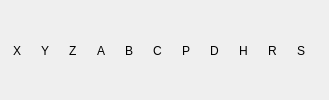
        <widget class="QFrame" name="frmLedsLimites">
         <property name="frameShape">
          <enum>QFrame::NoFrame</enum>
         </property>
         <property name="frameShadow">
          <enum>QFrame::Raised</enum>
         </property>
         <layout class="QHBoxLayout" name="horizontalLayout_24">
          <property name="spacing">
           <number>0</number>
          </property>
          <property name="leftMargin">
           <number>0</number>
          </property>
          <property name="topMargin">
           <number>2</number>
          </property>
          <property name="rightMargin">
           <number>0</number>
          </property>
          <property name="bottomMargin">
           <number>0</number>
          </property>
          <item>
           <spacer name="horizontalSpacer">
            <property name="orientation">
             <enum>Qt::Horizontal</enum>
            </property>
            <property name="sizeHint" stdset="0">
             <size>
              <width>13</width>
              <height>20</height>
             </size>
            </property>
           </spacer>
          </item>
          <item>
           <widget class="QLabel" name="lblLedX">
            <property name="frameShape">
             <enum>QFrame::NoFrame</enum>
            </property>
            <property name="frameShadow">
             <enum>QFrame::Plain</enum>
            </property>
            <property name="lineWidth">
             <number>1</number>
            </property>
            <property name="text">
             <string notr="true">X</string>
            </property>
           </widget>
          </item>
          <item>
           <widget class="cnLed" name="cnLedX">
            <property name="maximumSize">
             <size>
              <width>20</width>
              <height>20</height>
             </size>
            </property>
            <property name="toolTip">
             <string>Limite X</string>
            </property>
            <property name="text">
             <string notr="true"/>
            </property>
            <property name="pixmap">
             <pixmap resource="cn5X.qrc">:/cn5X/images/ledRougeEteinte.svg</pixmap>
            </property>
            <property name="scaledContents">
             <bool>true</bool>
            </property>
           </widget>
          </item>
          <item>
           <spacer name="horizontalSpacer_9">
            <property name="orientation">
             <enum>Qt::Horizontal</enum>
            </property>
            <property name="sizeHint" stdset="0">
             <size>
              <width>13</width>
              <height>20</height>
             </size>
            </property>
           </spacer>
          </item>
          <item>
           <widget class="QLabel" name="lblLedY">
            <property name="text">
             <string notr="true">Y</string>
            </property>
           </widget>
          </item>
          <item>
           <widget class="cnLed" name="cnLedY">
            <property name="maximumSize">
             <size>
              <width>20</width>
              <height>20</height>
             </size>
            </property>
            <property name="toolTip">
             <string>Limite Y</string>
            </property>
            <property name="text">
             <string notr="true"/>
            </property>
            <property name="pixmap">
             <pixmap resource="cn5X.qrc">:/cn5X/images/ledRougeEteinte.svg</pixmap>
            </property>
            <property name="scaledContents">
             <bool>true</bool>
            </property>
           </widget>
          </item>
          <item>
           <spacer name="horizontalSpacer_10">
            <property name="orientation">
             <enum>Qt::Horizontal</enum>
            </property>
            <property name="sizeHint" stdset="0">
             <size>
              <width>13</width>
              <height>20</height>
             </size>
            </property>
           </spacer>
          </item>
          <item>
           <widget class="QLabel" name="lblLedZ">
            <property name="text">
             <string notr="true">Z</string>
            </property>
           </widget>
          </item>
          <item>
           <widget class="cnLed" name="cnLedZ">
            <property name="maximumSize">
             <size>
              <width>20</width>
              <height>20</height>
             </size>
            </property>
            <property name="toolTip">
             <string>Limite Z</string>
            </property>
            <property name="text">
             <string notr="true"/>
            </property>
            <property name="pixmap">
             <pixmap resource="cn5X.qrc">:/cn5X/images/ledRougeEteinte.svg</pixmap>
            </property>
            <property name="scaledContents">
             <bool>true</bool>
            </property>
           </widget>
          </item>
          <item>
           <spacer name="horizontalSpacer_11">
            <property name="orientation">
             <enum>Qt::Horizontal</enum>
            </property>
            <property name="sizeHint" stdset="0">
             <size>
              <width>13</width>
              <height>20</height>
             </size>
            </property>
           </spacer>
          </item>
          <item>
           <widget class="QLabel" name="lblLedA">
            <property name="text">
             <string notr="true">A</string>
            </property>
           </widget>
          </item>
          <item>
           <widget class="cnLed" name="cnLedA">
            <property name="maximumSize">
             <size>
              <width>20</width>
              <height>20</height>
             </size>
            </property>
            <property name="toolTip">
             <string>Limite A</string>
            </property>
            <property name="text">
             <string notr="true"/>
            </property>
            <property name="pixmap">
             <pixmap resource="cn5X.qrc">:/cn5X/images/ledRougeEteinte.svg</pixmap>
            </property>
            <property name="scaledContents">
             <bool>true</bool>
            </property>
            <property name="ledStatus" stdset="0">
             <bool>false</bool>
            </property>
           </widget>
          </item>
          <item>
           <spacer name="horizontalSpacer_12">
            <property name="orientation">
             <enum>Qt::Horizontal</enum>
            </property>
            <property name="sizeHint" stdset="0">
             <size>
              <width>13</width>
              <height>20</height>
             </size>
            </property>
           </spacer>
          </item>
          <item>
           <widget class="QLabel" name="lblLedB">
            <property name="text">
             <string notr="true">B</string>
            </property>
           </widget>
          </item>
          <item>
           <widget class="cnLed" name="cnLedB">
            <property name="maximumSize">
             <size>
              <width>20</width>
              <height>20</height>
             </size>
            </property>
            <property name="toolTip">
             <string>Limite B</string>
            </property>
            <property name="text">
             <string notr="true"/>
            </property>
            <property name="pixmap">
             <pixmap resource="cn5X.qrc">:/cn5X/images/ledRougeEteinte.svg</pixmap>
            </property>
            <property name="scaledContents">
             <bool>true</bool>
            </property>
           </widget>
          </item>
          <item>
           <spacer name="horizontalSpacer_13">
            <property name="orientation">
             <enum>Qt::Horizontal</enum>
            </property>
            <property name="sizeHint" stdset="0">
             <size>
              <width>13</width>
              <height>20</height>
             </size>
            </property>
           </spacer>
          </item>
          <item>
           <widget class="QLabel" name="lblLedC">
            <property name="text">
             <string notr="true">C</string>
            </property>
           </widget>
          </item>
          <item>
           <widget class="cnLed" name="cnLedC">
            <property name="maximumSize">
             <size>
              <width>20</width>
              <height>20</height>
             </size>
            </property>
            <property name="toolTip">
             <string>Limite C</string>
            </property>
            <property name="text">
             <string notr="true"/>
            </property>
            <property name="pixmap">
             <pixmap resource="cn5X.qrc">:/cn5X/images/ledRougeEteinte.svg</pixmap>
            </property>
            <property name="scaledContents">
             <bool>true</bool>
            </property>
           </widget>
          </item>
          <item>
           <spacer name="horizontalSpacer_14">
            <property name="orientation">
             <enum>Qt::Horizontal</enum>
            </property>
            <property name="sizeHint" stdset="0">
             <size>
              <width>13</width>
              <height>20</height>
             </size>
            </property>
           </spacer>
          </item>
          <item>
           <widget class="QLabel" name="lblLedP">
            <property name="text">
             <string notr="true">P</string>
            </property>
           </widget>
          </item>
          <item>
           <widget class="cnLed" name="cnLedP">
            <property name="maximumSize">
             <size>
              <width>20</width>
              <height>20</height>
             </size>
            </property>
            <property name="toolTip">
             <string notr="true">Probe</string>
            </property>
            <property name="text">
             <string notr="true"/>
            </property>
            <property name="pixmap">
             <pixmap resource="cn5X.qrc">:/cn5X/images/ledRougeEteinte.svg</pixmap>
            </property>
            <property name="scaledContents">
             <bool>true</bool>
            </property>
           </widget>
          </item>
          <item>
           <spacer name="horizontalSpacer_15">
            <property name="orientation">
             <enum>Qt::Horizontal</enum>
            </property>
            <property name="sizeHint" stdset="0">
             <size>
              <width>13</width>
              <height>20</height>
             </size>
            </property>
           </spacer>
          </item>
          <item>
           <widget class="QLabel" name="lblLedD">
            <property name="text">
             <string notr="true">D</string>
            </property>
           </widget>
          </item>
          <item>
           <widget class="cnLed" name="cnLedD">
            <property name="maximumSize">
             <size>
              <width>20</width>
              <height>20</height>
             </size>
            </property>
            <property name="toolTip">
             <string notr="true">Door</string>
            </property>
            <property name="text">
             <string notr="true"/>
            </property>
            <property name="pixmap">
             <pixmap resource="cn5X.qrc">:/cn5X/images/ledRougeEteinte.svg</pixmap>
            </property>
            <property name="scaledContents">
             <bool>true</bool>
            </property>
           </widget>
          </item>
          <item>
           <spacer name="horizontalSpacer_16">
            <property name="orientation">
             <enum>Qt::Horizontal</enum>
            </property>
            <property name="sizeHint" stdset="0">
             <size>
              <width>13</width>
              <height>20</height>
             </size>
            </property>
           </spacer>
          </item>
          <item>
           <widget class="QLabel" name="lblLedH">
            <property name="text">
             <string notr="true">H</string>
            </property>
           </widget>
          </item>
          <item>
           <widget class="cnLed" name="cnLedH">
            <property name="maximumSize">
             <size>
              <width>20</width>
              <height>20</height>
             </size>
            </property>
            <property name="toolTip">
             <string notr="true">Hold</string>
            </property>
            <property name="text">
             <string notr="true"/>
            </property>
            <property name="pixmap">
             <pixmap resource="cn5X.qrc">:/cn5X/images/ledRougeEteinte.svg</pixmap>
            </property>
            <property name="scaledContents">
             <bool>true</bool>
            </property>
           </widget>
          </item>
          <item>
           <spacer name="horizontalSpacer_17">
            <property name="orientation">
             <enum>Qt::Horizontal</enum>
            </property>
            <property name="sizeHint" stdset="0">
             <size>
              <width>13</width>
              <height>20</height>
             </size>
            </property>
           </spacer>
          </item>
          <item>
           <widget class="QLabel" name="lblLedR">
            <property name="text">
             <string notr="true">R</string>
            </property>
           </widget>
          </item>
          <item>
           <widget class="cnLed" name="cnLedR">
            <property name="maximumSize">
             <size>
              <width>20</width>
              <height>20</height>
             </size>
            </property>
            <property name="toolTip">
             <string notr="true">soft Reset</string>
            </property>
            <property name="text">
             <string notr="true"/>
            </property>
            <property name="pixmap">
             <pixmap resource="cn5X.qrc">:/cn5X/images/ledRougeEteinte.svg</pixmap>
            </property>
            <property name="scaledContents">
             <bool>true</bool>
            </property>
           </widget>
          </item>
          <item>
           <spacer name="horizontalSpacer_18">
            <property name="orientation">
             <enum>Qt::Horizontal</enum>
            </property>
            <property name="sizeHint" stdset="0">
             <size>
              <width>13</width>
              <height>20</height>
             </size>
            </property>
           </spacer>
          </item>
          <item>
           <widget class="QLabel" name="lblLedS">
            <property name="text">
             <string notr="true">S</string>
            </property>
           </widget>
          </item>
          <item>
           <widget class="cnLed" name="cnLedS">
            <property name="maximumSize">
             <size>
              <width>20</width>
              <height>20</height>
             </size>
            </property>
            <property name="toolTip">
             <string notr="true">cycle Start</string>
            </property>
            <property name="text">
             <string notr="true"/>
            </property>
            <property name="pixmap">
             <pixmap resource="cn5X.qrc">:/cn5X/images/ledRougeEteinte.svg</pixmap>
            </property>
            <property name="scaledContents">
             <bool>true</bool>
            </property>
           </widget>
          </item>
          <item>
           <spacer name="horizontalSpacer_7">
            <property name="orientation">
             <enum>Qt::Horizontal</enum>
            </property>
            <property name="sizeHint" stdset="0">
             <size>
              <width>17</width>
              <height>20</height>
             </size>
            </property>
           </spacer>
          </item>
         </layout>
        </widget>
